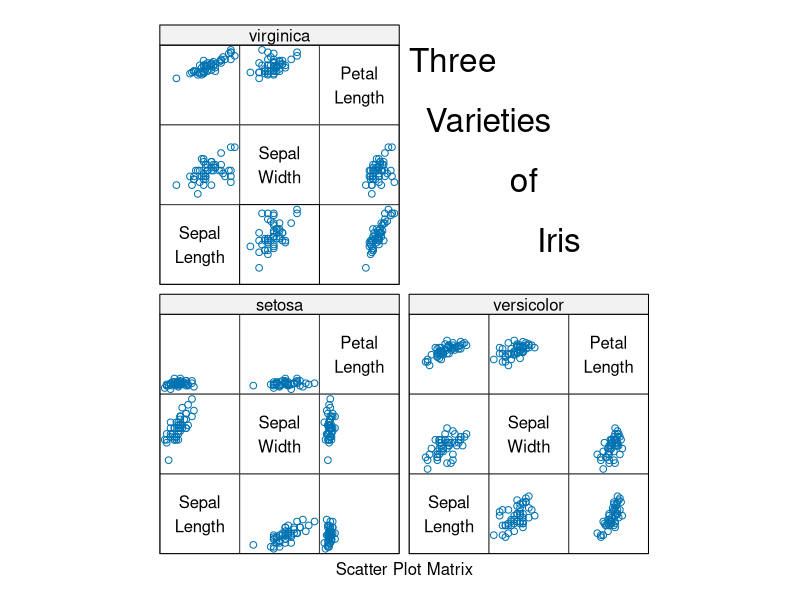

Generate this figure with R:
# R Graph Gallery  http://addictedtor.free.fr/graphiques/
layout(matrix(1:1))
#--------------------------------------------------------
require(lattice) 
data(iris) 
print(splom(~iris[1:3]|Species, data = iris, 
      layout=c(2,2), pscales = 0, 
      varnames = c("Sepal\nLength", "Sepal\nWidth", "Petal\nLength"),
      page = function(...) { 
          ltext(x = seq(.6, .8, len = 4), 
                y = seq(.9, .6, len = 4), 
                lab = c("Three", "Varieties", "of", "Iris"),
                cex = 2)
      }))
      
#--------------------------------------------------------
layout(matrix(1:1))      
      